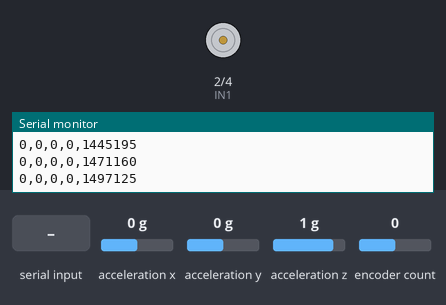
Simulated run of this sketch. Board: ESP32. Shown: motor-driver pin pairs drawn as motors (green arrow = first pin HIGH = forward, orange = second pin HIGH = backward, longer = more drive, scaled by the enable pin), the last lines printed to the serial monitor. Wiring (inferred from the names in the program): MMA8452 accelerometer at I2C address 0x1C. Inputs (shaded band) come from the test bench; at power-on: acceleration x 0 g, acceleration y 0 g, acceleration z 1 g, encoder count 0.

Above: at 1.5 s.
1.6 s: "a" received over Serial
At 1.7 s:
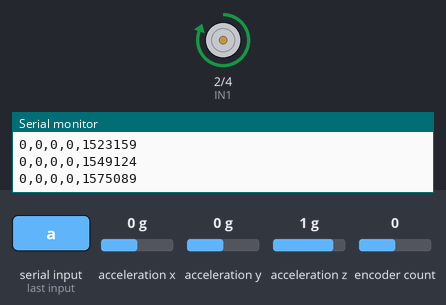
3.3 s: ";" received over Serial
At 3.4 s:
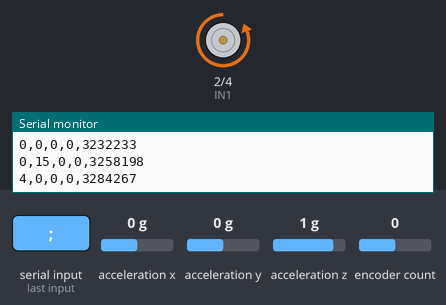
Timing chart, 0 to 6.3 s (numbered marks = the images above; inputs shaded):
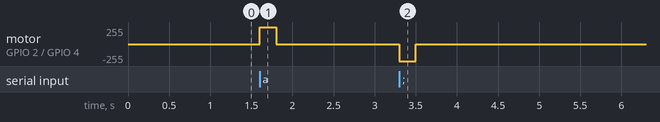

The sketch:

ESP32_Lab_code.ino
```cpp
#include <Wire.h>
#include <ESP32Encoder.h>
// MMA8452Q I2C address is 0x1C(28)
#define Addr 0x1C

#define CLK 18  // CLK ENCODER
#define DT 19   // DT ENCODER

int ENA = 15;
int IN1 = 2;
int IN2 = 4;
char incomingByte;
int movement = 0;

ESP32Encoder encoder;
boolean data_stream = false;
int sign = 1;
unsigned long previous_time = micros();
void movemotor(int p1, int p2, int num) {
  digitalWrite(IN1, p1);
  digitalWrite(IN2, p2);
  delay(num);
  digitalWrite(IN1, LOW);
  digitalWrite(IN2, LOW);
}

void setup() {
  pinMode(ENA, OUTPUT);
  pinMode(IN1, OUTPUT);
  pinMode(IN2, OUTPUT);
  digitalWrite(ENA, HIGH);
  // Initialise I2C communication as MASTER
  Wire.begin();
  // Initialise Serial Communication, set baud rate = 9600
  Serial.begin(115200);
  // Start I2C Transmission
  Wire.beginTransmission(Addr);
  // Select control register
  Wire.write(0x2A);
  // StandBy mode
  Wire.write((byte)0x00);
  // Stop I2C Transmission
  Wire.endTransmission();

  // Start I2C Transmission
  Wire.beginTransmission(Addr);
  // Select control register
  Wire.write(0x2A);
  // Active mode
  Wire.write(0x01);
  // Stop I2C Transmission
  Wire.endTransmission();

  // Start I2C Transmission
  Wire.beginTransmission(Addr);
  // Select control register
  Wire.write(0x0E);
  // Set range to +/- 2g
  Wire.write((byte)0x00);
  // Stop I2C Transmission
  Wire.endTransmission();
  delay(300);

  encoder.attachHalfQuad(DT, CLK);
  encoder.setCount(0);
}

void loop() {
  unsigned long current_time = micros();
  unsigned long delta_time = current_time - previous_time;
  while ((Serial.available() > 0)) {

    incomingByte = Serial.read();

    switch (incomingByte) {
      case 'a':
        movemotor(HIGH, LOW, 200);
        break;
      case 's':
        movemotor(HIGH, LOW, 150);
        break;
      case 'd':
        movemotor(HIGH, LOW, 100);
        break;
      case 'f':
        movemotor(HIGH, LOW, 50);
        break;
      case ';':
        movemotor(LOW, HIGH, 200);
        break;
      case 'l':
        movemotor(LOW, HIGH, 150);
        break;
      case 'k':
        movemotor(LOW, HIGH, 100);
        break;
      case 'j':
        movemotor(LOW, HIGH, 50);
        break;
      default:
        // Handle other characters or do nothing
        // Serial.println(incomingByte);
        break;
    }
    // Serial.print("test");
  }
    if ((delta_time) > 25000) {
      previous_time = current_time;

      unsigned int data[7];

      // Request 7 bytes of data
      Wire.requestFrom(Addr, 7);

      // Read 7 bytes of data
      // staus, xAccl lsb, xAccl msb, yAccl lsb, yAccl msb, zAccl lsb, zAccl msb
      if (Wire.available() == 7) {
        data[0] = Wire.read();
        data[1] = Wire.read();
        data[2] = Wire.read();
        data[3] = Wire.read();
        data[4] = Wire.read();
        data[5] = Wire.read();
        data[6] = Wire.read();
      }

      // Convert the data to 12-bits
      int xAccl = ((data[1] * 256) + data[2]) / 16;
      if (xAccl > 2047) {
        xAccl -= 4096;
      }

      int yAccl = ((data[3] * 256) + data[4]) / 16;
      if (yAccl > 2047) {
        yAccl -= 4096;
      }

      int zAccl = ((data[5] * 256) + data[6]) / 16;
      if (zAccl > 2047) {
        zAccl -= 4096;
      }
      long newPosition = encoder.getCount();
      unsigned long time = micros();
      // Output data to serial monitor
      Serial.print(xAccl);
      Serial.print(",");
      Serial.print(yAccl);
      Serial.print(",");
      Serial.print(zAccl);
      Serial.print(",");
      Serial.print(newPosition);
      Serial.print(",");
      Serial.print(time);
      Serial.println("");
    }

}
```

Measured:
- after the input at 1.6 s, motor on GPIO 2 (IN1) / GPIO 4 (IN2): stopped → forward 255/255 at once, → stopped 0.20 s later
- after the input at 3.3 s, motor on GPIO 2 (IN1) / GPIO 4 (IN2): stopped → backward 255/255 at once, → stopped 0.20 s later
